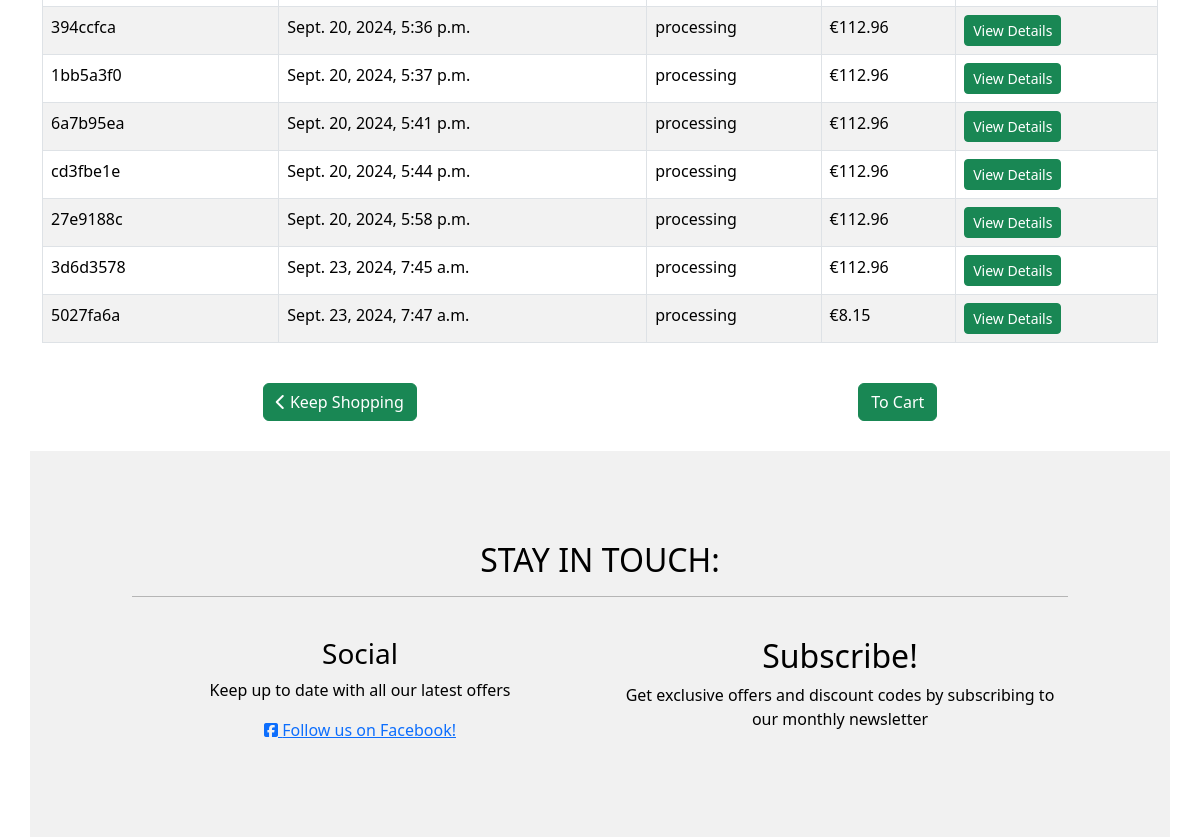
Page /profiles/profiles/ (signed in, lower part) on the earlier database version.
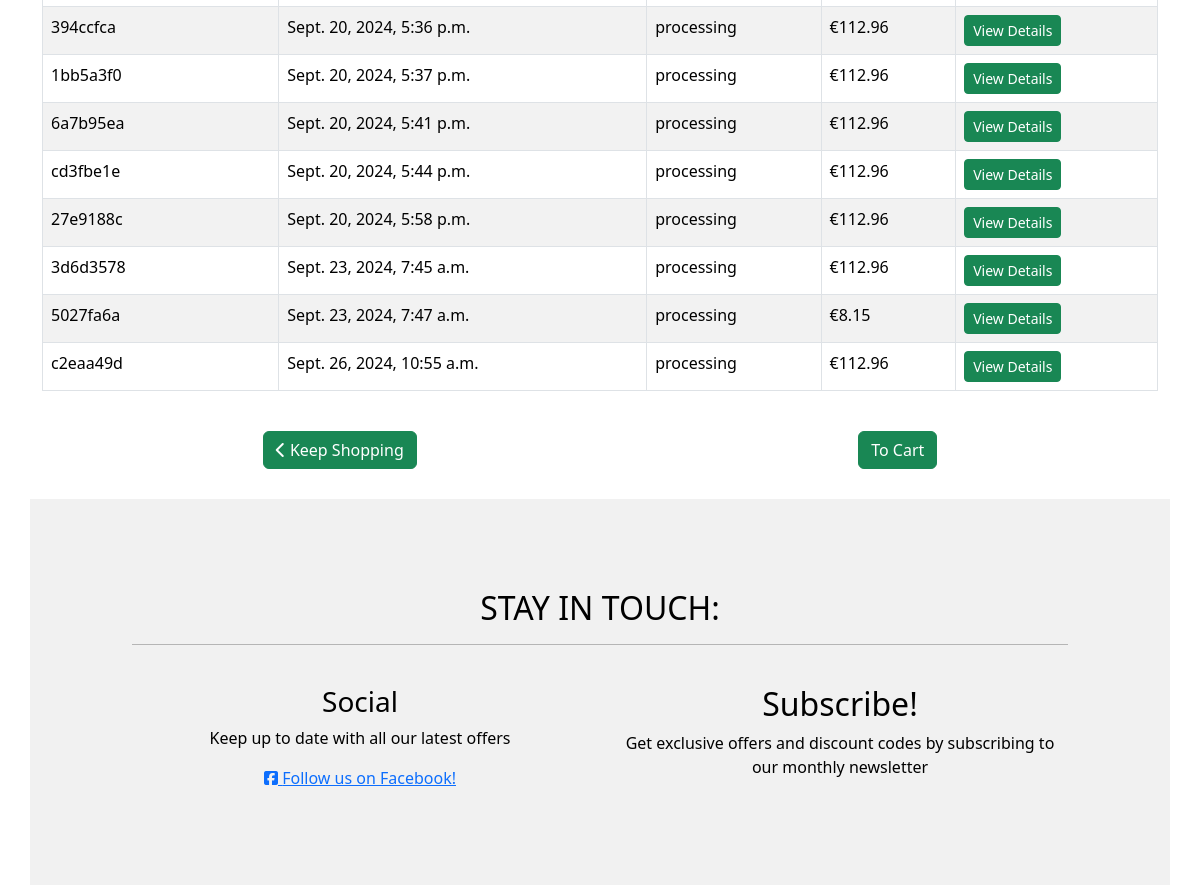
Same page on the later database version.
### checkout/models.py (models this page shows, shortened)
class Order(models.Model):
    user = models.ForeignKey(settings.AUTH_USER_MODEL, on_delete=models.SET_NULL, null=True, blank=True)
    profile = models.ForeignKey('profiles.Profile', on_delete=models.SET_NULL, null=True, blank=True, related_name='orders')
    full_name = models.CharField(max_length=100)
    email = models.EmailField()
    phone_number = models.CharField(max_length=15)
    address_line_1 = models.CharField(max_length=255)
    address_line_2 = models.CharField(max_length=255, blank=True, null=True)
    city = models.CharField(max_length=100)
    postal_code = models.CharField(max_length=20, blank=True, null=True)
    country = models.CharField(max_length=50, blank=False, null=False)
    date_ordered = models.DateTimeField(auto_now_add=True)
    order_total = models.DecimalField(max_digits=10, decimal_places=2, default=0.00)
    delivery_cost = models.DecimalField(max_digits=6, decimal_places=2, default=7.00)
    grand_total = models.DecimalField(max_digits=10, decimal_places=2, default=0.00)
    stripe_payment_intent = models.CharField(max_length=200, null=True, blank=True) # Stores Stripe payment intent ID
    order_number = models.CharField(max_length=8, default=generate_short_order_number, null=False, editable=False, unique=True)
    payment_status = models.CharField(max_length=10, choices=[
        ('pending', 'Pending'),
        ('completed', 'Completed'),
        ('failed', 'Failed'),
        ('refunded', 'Refunded')], default='pending')
    order_status = models.CharField(max_length=12, choices=[
        ('processing', 'Processing'),
        ('shipped', 'Shipped'),
        ('delivered', 'Delivered'),
        ('cancelled', 'Cancelled')], default='processing')

### profiles/views.py (the view)
# urls.py: path('profiles/', views.profile_view, name='profile_view'),
@login_required
def profile_view(request):
    profile = request.user.profile
    profile, created = Profile.objects.get_or_create(user=request.user)
    form = ProfileForm(instance=profile)
    if request.method == 'POST':
        form = ProfileForm(request.POST, instance=profile)
        if form.is_valid():
            form.save()
            messages.success(request, 'Your profile information has been updated.')
            return redirect('profile_view')  # Redirect to the profile page after saving
    orders = Order.objects.filter(user=request.user)
    context = {
        'form': form,
        'orders': orders,
        'profile': profile,
        'user_name': request.user.get_full_name() or request.user.username
    }
    return render(request, 'profiles/profile.html', context)

### profiles/templates/profiles/profile.html (shortened to what this page needs)
{% extends 'base.html' %}
{% block content %}
<div class="container mt-5">
    {% if orders %}
    <div class="table-responsive">
        <table class="table table-striped table-bordered">
            <tbody>
                {% for order in orders %}
                <tr>
                    <td>{{ order.order_number }}</td>
                    <td>{{ order.date_ordered }}</td>
                    <td>{{ order.order_status }}</td>
                    <td>€{{ order.grand_total|floatformat:2 }}</td>
                    <td>
                        <a href="{% url 'order_detail' order.id %}" class="btn btn-success btn-sm">View Details</a>
                    </td>
                </tr>
                {% endfor %}
            </tbody>
        </table>
    </div>
    {% else %}
    <div class="alert alert-warning" role="alert">
        You have no past orders.
    </div>
    {% endif %}
    <div class="d-flex justify-content-around align-items-center mt-4">
        <a class="btn btn-success" href="{% url 'product_list' %}">
            <i class="fas fa-chevron-left"></i> Keep Shopping
        </a>
        <a class="btn btn-success" href="{% url 'cart_detail' %}">To Cart</a>
    </div>
</div>
{% endblock %}

Differences in the rows shown:
added Order: order_number "c2eaa49d", date_ordered "Sept. 26, 2024, 10:55 a.m.", order_status "processing", grand_total "112.96"
